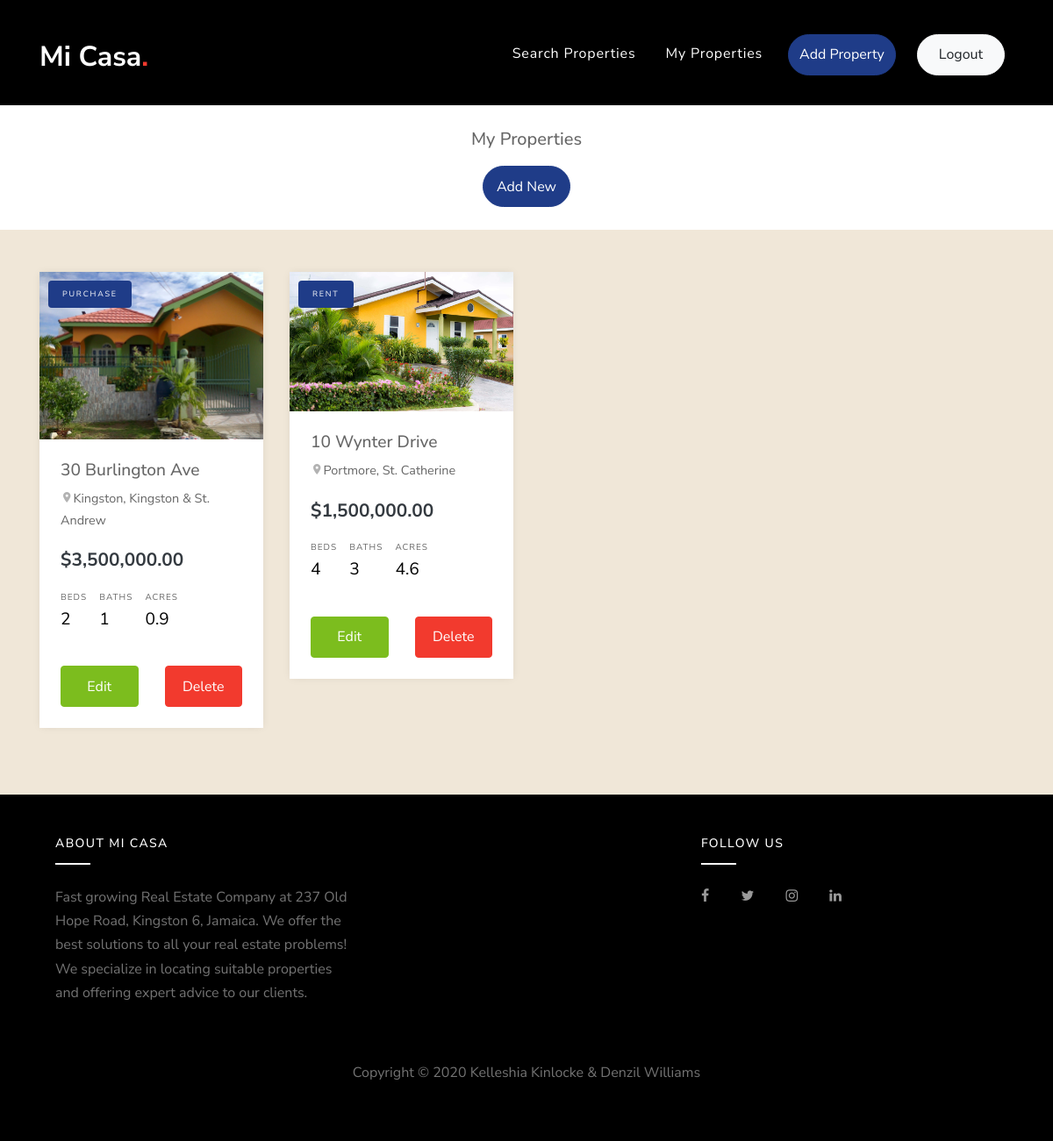
The app's page /user-dashboard.php (signed in) with its own data.
### tables this page shows
CREATE TABLE IF NOT EXISTS `property` (
  `PropertyID` int(5) NOT NULL AUTO_INCREMENT,
  `UserID` int(5) NOT NULL,
  `Address1` varchar(30) NOT NULL,
  `Address2` varchar(30),
  `City` varchar(20) NOT NULL,
  `Parish` varchar(30) NOT NULL,
  `Size` float NOT NULL,
  `ListingType` varchar(12) NOT NULL,
  `PropertyType` varchar(12) NOT NULL,
  `BuildingType` varchar(12) NOT NULL,
  `NumBedroom` int(5) NOT NULL,
  `NumBathroom` int(5) NOT NULL,
  `Price` float NOT NULL,
  `PreviewImageURL` varchar(50) NOT NULL,
  PRIMARY KEY (`PropertyID`)
);

### user-dashboard.php (the view, shortened to what this page needs)
<?php
$loggedInUser = $_SESSION['currentUserID'];
include './database/db_connection.php';
$query = "SELECT * FROM `property` WHERE userID='$loggedInUser';";
$result = mysqli_query($conn, $query) or die("Failed to get data / Nothing to show.");
?>
<!DOCTYPE html>
<html lang="en">
<head>
    <link rel="stylesheet" href="assets/fonts/icomoon/style.css">
    <link rel="stylesheet" href="assets/css/bootstrap.min.css">
    <link rel="stylesheet" href="assets/css/magnific-popup.css">
    <link rel="stylesheet" href="assets/css/jquery-ui.css">
    <link rel="stylesheet" href="assets/css/owl.carousel.min.css">
    <link rel="stylesheet" href="assets/css/owl.theme.default.min.css">
    <link rel="stylesheet" href="assets/css/bootstrap-datepicker.css">
    <link rel="stylesheet" href="assets/css/mediaelementplayer.css">
    <link rel="stylesheet" href="assets/css/animate.css">
    <link rel="stylesheet" href="assets/fonts/flaticon/font/flaticon.css">
    <link rel="stylesheet" href="assets/css/fl-bigmug-line.css">
    <link rel="stylesheet" href="assets/css/aos.css">
    <link rel="stylesheet" href="https://cdn.jsdelivr.net/npm/bootstrap-select@1.13.9/dist/css/bootstrap-select.min.css">
    <link rel="stylesheet" href="assets/css/style.css">
    <link rel="stylesheet" href="assets/css/custom-styles.css">
</head>
<body class="overlay bg-black">
    <?php
    switch ($_SESSION['userLevel']) {
        case "user":
            require_once('blocks/user-navigation.php');
            break;
    }
    ?>
        <div class="site-section p-2 bg-black pt-4" name="nav-bg" style="height:120px;"></div>
        <div class="site-section bg-white">
            <div class="container">
                <div class="row justify-content-center">
                    <div class="col-md-8 text-center">
                        <div class="site-section-title">
                            <br>
                            <h5>My Properties</h5>
                            <input class="btn btn-primary rouund" type="button" value="Add New" onclick="window.location.href='add-property.php'">
                        </div>
                    </div>
                </div>
            </div>
        </div>
        <div class="site-section site-section-sm p-1 pt-5" style="background-color:#F0E7D8;">
            <div class="container">
                <div class="row mb-5">
                    <?php
                    if (mysqli_num_rows($result) != 0) {
                        while ($row = mysqli_fetch_assoc($result)) {
                            echo ' <div class="col-md-4 col-lg-3 mb-4">
                                <div class="property-entry">
                                    <a href="property-details.php?propID=' . $row['PropertyID'] . '" class="property-thumbnail">
                                        <div class="offer-type-wrap">
                                            <span class="offer-type bg-primary px-3 p-2">' . $row['ListingType'] . '</span>
                                        </div>
                                        <img src="uploads/' . $row['PreviewImageURL'] . '" alt="Image" class="img-fluid">
                                    </a>
                                    <div class="p-4 property-body">
                                        <h2 class="property-title">' . $row['Address1'] . '</h2>
                                        <span class="property-location d-block mb-3"><span class="property-icon icon-room"></span>' . $row['City'] . ", " . $row['Parish'] . '</span>
                                        <strong class="property-price text-primary mb-3 d-block text-dark"> $' . number_format($row['Price'], 2) . '</strong>
                                        <ul class="property-specs-wrap mb-3 mb-lg-0">
                                            <li>
                                                <span class="property-specs">Beds</span>
                                                <span class="property-specs-number">' . $row['NumBedroom'] . '</span>
                                            </li>
                                            <li>
                                                <span class="property-specs">Baths</span>
                                                <span class="property-specs-number">' . $row['NumBathroom'] . '</span>
                                            </li>
                                            <li>
                                                <span class="property-specs">Acres</span>
                                                <span class="property-specs-number">' . $row['Size'] . '</span>
                                            </li>
                                        </ul>
                                        <br>
                                <div class="row">
                                <div class="col-6"><input class="btn btn-success text-white btn-block rounded-2" role="button" onclick="window.location.href=\'add-or-edit-property.php?action=edit&propID=' . $row['PropertyID'] . '\'" name="edit-property" type="submit" value="Edit"></div>
                                <div class="col-6"><input class="btn btn-danger text-white btn-block rounded-2" role="button"  onclick="window.location.href=\'scripts/delete-property.php?propID=' . $row['PropertyID'] . '\'"name="delete-property" type="submit" value="Delete"></div>
                                </div>
                                    </div>
                                </div>
                            </div>';
                        }
                    } else {
                        echo '<a class="mx-auto">You have no properties at the moment.</a>';
                    }
                    ?>
                </div>
            </div>
        </div>
        <?php include 'blocks/footer.php'; ?>
</body>
</html>

### assets/css/style.css (style rules this page uses)
body { line-height: 1.7; color: rgba(0, 0, 0, 0.6); font-weight: 400; font-size: 1rem; font-family: "Roboto Mono", SFMono-Regular, Menlo, Monaco, Consolas, "Liberation Mono", "Courier New", monospace; font-family: "Nunito Sans", -apple-system, BlinkMacSystemFont, "Segoe UI", Roboto, "Helvetica Neue", Arial, sans-serif, "Apple Color Emoji", "Segoe UI Emoji", "Segoe UI Symbol", "Noto Color Emoji"; }
a { -webkit-transition: .3s all ease; -o-transition: .3s all ease; transition: .3s all ease; }
.bg-black { background: #000 !important; }
.btn { position: relative; top: 0; }
.btn.btn-primary { color: #fff; }
.bg-black { background: #000; }
.site-section { padding: 3em 0; }
@media (min-width: 768px) { .site-section { padding: 7em 0; } }
.site-section.site-section-sm { padding: 4em 0; }
.property-entry { -webkit-box-shadow: 0 0 10px -2px rgba(0, 0, 0, 0.1); box-shadow: 0 0 10px -2px rgba(0, 0, 0, 0.1); background: #fff; }
.property-entry .property-body { position: relative; }
.property-entry .offer-type-wrap { position: absolute; top: 10px; left: 10px; z-index: 8; }
.property-entry .property-thumbnail { overflow: hidden; position: relative; display: block; }
.property-entry .property-thumbnail .offer-type { display: block; margin-bottom: 5px; padding: 1px 7px; color: #fff; text-transform: uppercase; letter-spacing: .2em; font-size: 9px; border-radius: 4px; }
.property-entry .property-thumbnail img { -webkit-transition: .3s all ease; -o-transition: .3s all ease; transition: .3s all ease; -webkit-transform: scale(1); -ms-transform: scale(1); transform: scale(1); }
.property-entry .property-title { font-size: 1.2rem; }
.property-entry .property-location { font-size: .9rem; }
.property-entry .property-location .property-icon { color: rgba(0, 0, 0, 0.3); }
.property-entry .property-specs-number { font-size: 1.2rem; color: #000; }
.property-entry .property-specs-wrap { list-style: none; padding: 0; margin: 0; }
.property-entry .property-specs-wrap li { display: inline-block; margin-right: 10px; margin-bottom: 10px; }
.property-entry .property-specs { display: block; text-transform: uppercase; font-size: 10px; letter-spacing: .1em; }
.property-entry .property-price { font-size: 1.3rem; }
.property-specs-wrap { list-style: none; padding: 0; margin: 0; }
.property-specs-wrap li { display: inline-block; margin-right: 10px; margin-bottom: 10px; }
.property-specs { display: block; text-transform: uppercase; font-size: 10px; letter-spacing: .1em; }
.property-price { font-size: 1.3rem; }
.property-body { padding: 40px; }

### assets/css/custom-styles.css (style rules this page uses)
.site-section { padding: 0; }
.btn { padding: 0.65rem 0.75rem; }
.rouund { border-radius: 25px; min-width: 100px; margin: 10px; }

### records on screen
property: ListingType "PURCHASE", PreviewImageURL (placeholder picture), Address1 "30 Burlington Ave", City "Kingston", Parish "Kingston & St. Andrew", Price "3,500,000.00", NumBedroom "2", NumBathroom "1", Size "0.9"
property: ListingType "RENT", PreviewImageURL (placeholder picture), Address1 "10 Wynter Drive", City "Portmore", Parish "St. Catherine", Price "1,500,000.00", NumBedroom "4", NumBathroom "3", Size "4.6"
